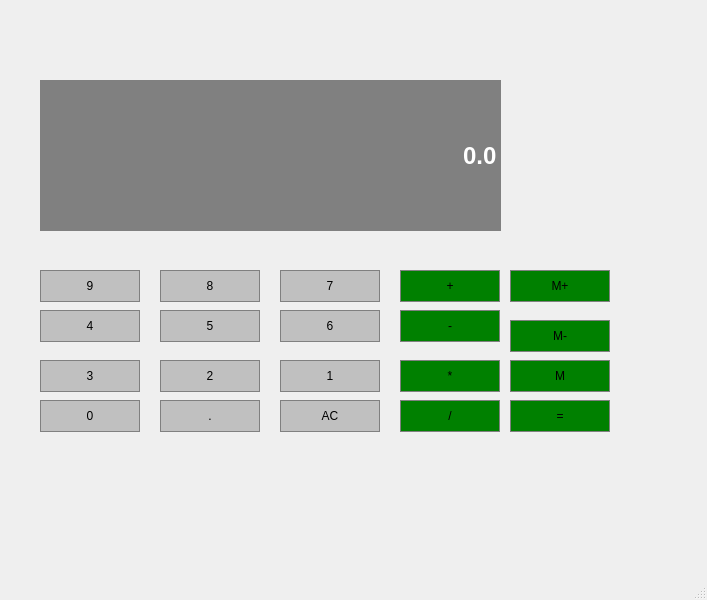
<?xml version="1.0" encoding="UTF-8"?>
<ui version="4.0">
 <class>MainWindow</class>
 <widget class="QMainWindow" name="MainWindow">
  <property name="geometry">
   <rect>
    <x>0</x>
    <y>0</y>
    <width>707</width>
    <height>600</height>
   </rect>
  </property>
  <property name="sizePolicy">
   <sizepolicy hsizetype="Preferred" vsizetype="Expanding">
    <horstretch>0</horstretch>
    <verstretch>0</verstretch>
   </sizepolicy>
  </property>
  <property name="windowTitle">
   <string>MainWindow</string>
  </property>
  <widget class="QWidget" name="centralwidget">
   <widget class="QLineEdit" name="Display">
    <property name="geometry">
     <rect>
      <x>40</x>
      <y>80</y>
      <width>461</width>
      <height>151</height>
     </rect>
    </property>
    <property name="sizePolicy">
     <sizepolicy hsizetype="Preferred" vsizetype="Expanding">
      <horstretch>0</horstretch>
      <verstretch>0</verstretch>
     </sizepolicy>
    </property>
    <property name="font">
     <font>
      <family>Arial</family>
      <pointsize>18</pointsize>
      <bold>true</bold>
     </font>
    </property>
    <property name="styleSheet">
     <string notr="true">QLineEdit{
	background-color: gray;
	border: 1px solid gray;
	color:#ffffff
}</string>
    </property>
    <property name="text">
     <string>0.0</string>
    </property>
    <property name="alignment">
     <set>Qt::AlignRight|Qt::AlignTrailing|Qt::AlignVCenter</set>
    </property>
   </widget>
   <widget class="QPushButton" name="Button9">
    <property name="geometry">
     <rect>
      <x>40</x>
      <y>270</y>
      <width>100</width>
      <height>32</height>
     </rect>
    </property>
    <property name="styleSheet">
     <string notr="true">QPushButton{
	background-color: #C0C0C0;
	border: 1px solid gray;
	padding: 5px;
}
QPushButton:pressed{
	background-color: #A9A9A9;
	border: 1px solid gray;
	padding: 5px;
}</string>
    </property>
    <property name="text">
     <string>9</string>
    </property>
   </widget>
   <widget class="QPushButton" name="Button8">
    <property name="geometry">
     <rect>
      <x>160</x>
      <y>270</y>
      <width>100</width>
      <height>32</height>
     </rect>
    </property>
    <property name="styleSheet">
     <string notr="true">QPushButton{
	background-color: #C0C0C0;
	border: 1px solid gray;
	padding: 5px;
}
QPushButton:pressed{
	background-color: #A9A9A9;
	border: 1px solid gray;
	padding: 5px;
}</string>
    </property>
    <property name="text">
     <string>8</string>
    </property>
   </widget>
   <widget class="QPushButton" name="Button7">
    <property name="geometry">
     <rect>
      <x>280</x>
      <y>270</y>
      <width>100</width>
      <height>32</height>
     </rect>
    </property>
    <property name="styleSheet">
     <string notr="true">QPushButton{
	background-color: #C0C0C0;
	border: 1px solid gray;
	padding: 5px;
}
QPushButton:pressed{
	background-color: #A9A9A9;
	border: 1px solid gray;
	padding: 5px;
}</string>
    </property>
    <property name="text">
     <string>7</string>
    </property>
   </widget>
   <widget class="QPushButton" name="Addition">
    <property name="geometry">
     <rect>
      <x>400</x>
      <y>270</y>
      <width>100</width>
      <height>32</height>
     </rect>
    </property>
    <property name="styleSheet">
     <string notr="true">QPushButton{
	background-color: #008000;
	border: 1px solid gray;
	padding: 5px;
}
QPushButton:pressed{
	background-color: #A9A9A9;
	border: 1px solid gray;
	padding: 5px;
}</string>
    </property>
    <property name="text">
     <string>+</string>
    </property>
   </widget>
   <widget class="QPushButton" name="Button4">
    <property name="geometry">
     <rect>
      <x>40</x>
      <y>310</y>
      <width>100</width>
      <height>32</height>
     </rect>
    </property>
    <property name="styleSheet">
     <string notr="true">QPushButton{
	background-color: #C0C0C0;
	border: 1px solid gray;
	padding: 5px;
}
QPushButton:pressed{
	background-color: #A9A9A9;
	border: 1px solid gray;
	padding: 5px;
}</string>
    </property>
    <property name="text">
     <string>4</string>
    </property>
   </widget>
   <widget class="QPushButton" name="Button5">
    <property name="geometry">
     <rect>
      <x>160</x>
      <y>310</y>
      <width>100</width>
      <height>32</height>
     </rect>
    </property>
    <property name="styleSheet">
     <string notr="true">QPushButton{
	background-color: #C0C0C0;
	border: 1px solid gray;
	padding: 5px;
}
QPushButton:pressed{
	background-color: #A9A9A9;
	border: 1px solid gray;
	padding: 5px;
}</string>
    </property>
    <property name="text">
     <string>5</string>
    </property>
   </widget>
   <widget class="QPushButton" name="Button6">
    <property name="geometry">
     <rect>
      <x>280</x>
      <y>310</y>
      <width>100</width>
      <height>32</height>
     </rect>
    </property>
    <property name="styleSheet">
     <string notr="true">QPushButton{
	background-color: #C0C0C0;
	border: 1px solid gray;
	padding: 5px;
}
QPushButton:pressed{
	background-color: #A9A9A9;
	border: 1px solid gray;
	padding: 5px;
}</string>
    </property>
    <property name="text">
     <string>6</string>
    </property>
   </widget>
   <widget class="QPushButton" name="Subtract">
    <property name="geometry">
     <rect>
      <x>400</x>
      <y>310</y>
      <width>100</width>
      <height>32</height>
     </rect>
    </property>
    <property name="styleSheet">
     <string notr="true">QPushButton{
	background-color: #008000;
	border: 1px solid gray;
	padding: 5px;
}
QPushButton:pressed{
	background-color: #A9A9A9;
	border: 1px solid gray;
	padding: 5px;
}</string>
    </property>
    <property name="text">
     <string>-</string>
    </property>
   </widget>
   <widget class="QPushButton" name="Button3">
    <property name="geometry">
     <rect>
      <x>40</x>
      <y>360</y>
      <width>100</width>
      <height>32</height>
     </rect>
    </property>
    <property name="styleSheet">
     <string notr="true">QPushButton{
	background-color: #C0C0C0;
	border: 1px solid gray;
	padding: 5px;
}
QPushButton:pressed{
	background-color: #A9A9A9;
	border: 1px solid gray;
	padding: 5px;
}</string>
    </property>
    <property name="text">
     <string>3</string>
    </property>
   </widget>
   <widget class="QPushButton" name="Button2">
    <property name="geometry">
     <rect>
      <x>160</x>
      <y>360</y>
      <width>100</width>
      <height>32</height>
     </rect>
    </property>
    <property name="styleSheet">
     <string notr="true">QPushButton{
	background-color: #C0C0C0;
	border: 1px solid gray;
	padding: 5px;
}
QPushButton:pressed{
	background-color: #A9A9A9;
	border: 1px solid gray;
	padding: 5px;
}</string>
    </property>
    <property name="text">
     <string>2</string>
    </property>
   </widget>
   <widget class="QPushButton" name="Button1">
    <property name="geometry">
     <rect>
      <x>280</x>
      <y>360</y>
      <width>100</width>
      <height>32</height>
     </rect>
    </property>
    <property name="styleSheet">
     <string notr="true">QPushButton{
	background-color: #C0C0C0;
	border: 1px solid gray;
	padding: 5px;
}
QPushButton:pressed{
	background-color: #A9A9A9;
	border: 1px solid gray;
	padding: 5px;
}</string>
    </property>
    <property name="text">
     <string>1</string>
    </property>
   </widget>
   <widget class="QPushButton" name="Multiply">
    <property name="geometry">
     <rect>
      <x>400</x>
      <y>360</y>
      <width>100</width>
      <height>32</height>
     </rect>
    </property>
    <property name="styleSheet">
     <string notr="true">QPushButton{
	background-color: #008000;
	border: 1px solid gray;
	padding: 5px;
}
QPushButton:pressed{
	background-color: #A9A9A9;
	border: 1px solid gray;
	padding: 5px;
}</string>
    </property>
    <property name="text">
     <string>*</string>
    </property>
   </widget>
   <widget class="QPushButton" name="Button0">
    <property name="geometry">
     <rect>
      <x>40</x>
      <y>400</y>
      <width>100</width>
      <height>32</height>
     </rect>
    </property>
    <property name="styleSheet">
     <string notr="true">QPushButton{
	background-color: #C0C0C0;
	border: 1px solid gray;
	padding: 5px;
}
QPushButton:pressed{
	background-color: #A9A9A9;
	border: 1px solid gray;
	padding: 5px;
}</string>
    </property>
    <property name="text">
     <string>0</string>
    </property>
   </widget>
   <widget class="QPushButton" name="Decimal">
    <property name="geometry">
     <rect>
      <x>160</x>
      <y>400</y>
      <width>100</width>
      <height>32</height>
     </rect>
    </property>
    <property name="styleSheet">
     <string notr="true">QPushButton{
	background-color: #C0C0C0;
	border: 1px solid gray;
	padding: 5px;
}
QPushButton:pressed{
	background-color: #A9A9A9;
	border: 1px solid gray;
	padding: 5px;
}</string>
    </property>
    <property name="text">
     <string>.</string>
    </property>
   </widget>
   <widget class="QPushButton" name="Clear">
    <property name="geometry">
     <rect>
      <x>280</x>
      <y>400</y>
      <width>100</width>
      <height>32</height>
     </rect>
    </property>
    <property name="styleSheet">
     <string notr="true">QPushButton{
	background-color: #C0C0C0;
	border: 1px solid gray;
	padding: 5px;
}
QPushButton:pressed{
	background-color: #A9A9A9;
	border: 1px solid gray;
	padding: 5px;
}</string>
    </property>
    <property name="text">
     <string>AC</string>
    </property>
   </widget>
   <widget class="QPushButton" name="Division">
    <property name="geometry">
     <rect>
      <x>400</x>
      <y>400</y>
      <width>100</width>
      <height>32</height>
     </rect>
    </property>
    <property name="styleSheet">
     <string notr="true">QPushButton{
	background-color: #008000;
	border: 1px solid gray;
	padding: 5px;
}
QPushButton:pressed{
	background-color: #A9A9A9;
	border: 1px solid gray;
	padding: 5px;
}</string>
    </property>
    <property name="text">
     <string>/</string>
    </property>
   </widget>
   <widget class="QPushButton" name="MemAdd">
    <property name="geometry">
     <rect>
      <x>510</x>
      <y>270</y>
      <width>100</width>
      <height>32</height>
     </rect>
    </property>
    <property name="styleSheet">
     <string notr="true">QPushButton{
	background-color: #008000;
	border: 1px solid gray;
	padding: 5px;
}
QPushButton:pressed{
	background-color: #A9A9A9;
	border: 1px solid gray;
	padding: 5px;
}</string>
    </property>
    <property name="text">
     <string>M+</string>
    </property>
   </widget>
   <widget class="QPushButton" name="MemClear">
    <property name="geometry">
     <rect>
      <x>510</x>
      <y>320</y>
      <width>100</width>
      <height>32</height>
     </rect>
    </property>
    <property name="styleSheet">
     <string notr="true">QPushButton{
	background-color: #008000;
	border: 1px solid gray;
	padding: 5px;
}
QPushButton:pressed{
	background-color: #A9A9A9;
	border: 1px solid gray;
	padding: 5px;
}</string>
    </property>
    <property name="text">
     <string>M-</string>
    </property>
   </widget>
   <widget class="QPushButton" name="pushButton_19">
    <property name="geometry">
     <rect>
      <x>510</x>
      <y>360</y>
      <width>100</width>
      <height>32</height>
     </rect>
    </property>
    <property name="styleSheet">
     <string notr="true">QPushButton{
	background-color: #008000;
	border: 1px solid gray;
	padding: 5px;
}
QPushButton:pressed{
	background-color: #A9A9A9;
	border: 1px solid gray;
	padding: 5px;
}</string>
    </property>
    <property name="text">
     <string>M</string>
    </property>
   </widget>
   <widget class="QPushButton" name="Equals">
    <property name="geometry">
     <rect>
      <x>510</x>
      <y>400</y>
      <width>100</width>
      <height>32</height>
     </rect>
    </property>
    <property name="styleSheet">
     <string notr="true">QPushButton{
	background-color: #008000;
	border: 1px solid gray;
	padding: 5px;
}
QPushButton:pressed{
	background-color: #A9A9A9;
	border: 1px solid gray;
	padding: 5px;
}</string>
    </property>
    <property name="text">
     <string>=</string>
    </property>
   </widget>
  </widget>
  <widget class="QMenuBar" name="menubar">
   <property name="geometry">
    <rect>
     <x>0</x>
     <y>0</y>
     <width>707</width>
     <height>24</height>
    </rect>
   </property>
  </widget>
  <widget class="QStatusBar" name="statusbar"/>
 </widget>
 <resources/>
 <connections/>
</ui>
